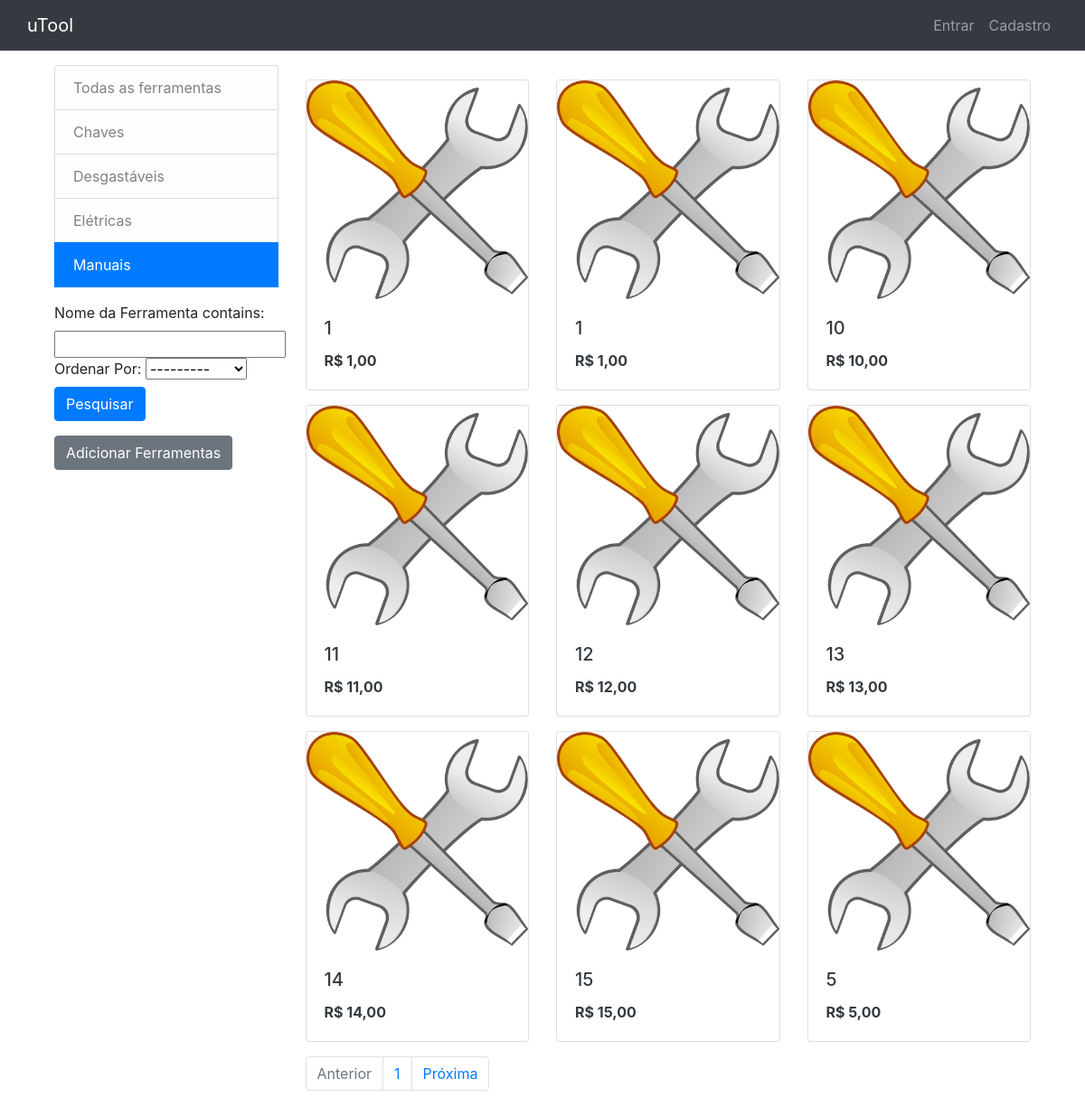
Before: /category/manuais/ with the older database file.
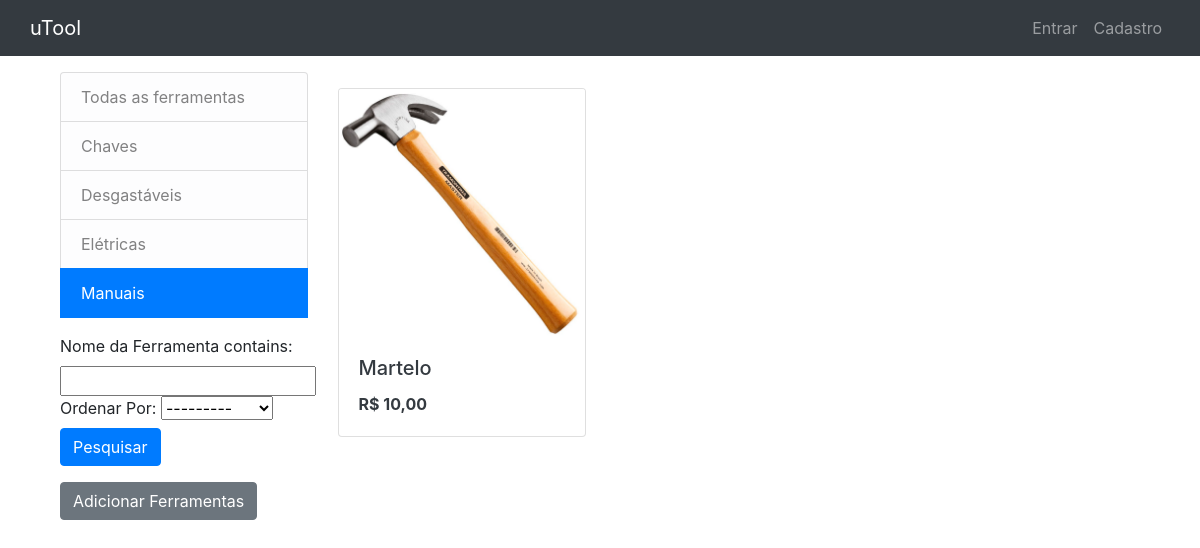
After: the same page with the newer database file.
### tools/models.py (models this page shows, shortened)
class Category(TimeStampedModel):
    name = models.CharField(
        max_length=255,
        unique=True
    )
    slug = AutoSlugField(
        unique=True,
        always_update=False,
        populate_from="name"
    )
    class Meta:
        ordering = ("name",)
        verbose_name = "category"
        verbose_name_plural = "categories"
    def get_absolute_url(self):
        return reverse("pages:list_by_category", kwargs={"slug": self.slug})

class Tool(TimeStampedModel):
    category = models.ForeignKey(
        Category, related_name="tools",
        on_delete=models.CASCADE,
        verbose_name='Categoria da Ferramenta',
    )
    name = models.CharField(
        max_length=255,
        verbose_name='Nome da Ferramenta'
    )
    slug = AutoSlugField(
        unique=True,
        always_update=False,
        populate_from="name"
    )
    image = models.ImageField(
        upload_to="tools/%Y/%m/%d",
        blank=True,
        verbose_name='Imagem',
        default='/tools/2021/03/16/default_tool.jpg'
    )
    description = models.TextField(
        blank=True,
        verbose_name='Descrição'
    )
    price = models.DecimalField(
        max_digits=10,
        decimal_places=2,
        verbose_name='Preço'
    )
    is_available = models.BooleanField(
        default=True,
        verbose_name='Disponível'
    )
    owner = models.ForeignKey(
        MyUserModel,
        on_delete=models.CASCADE
    )
    objects = models.Manager()
    available = AvailableManager()
    class Meta:
        ordering = ("name",)
    def get_absolute_url(self):
        return reverse("pages:detail", kwargs={"slug": self.slug})

### tools/views.py (the view)
# urls.py: path("", ToolListView.as_view(), name="list"),
class ToolListView(ListView):
    category = None
    paginate_by = 9
    def get_queryset(self):
        queryset = ToolFilter(
            self.request.GET,
            queryset=Tool.objects.all()
        ).qs
        category_slug = self.kwargs.get("slug")
        if category_slug:
            self.category = get_object_or_404(Category, slug=category_slug)
            queryset = queryset.filter(category=self.category)
        return queryset
    def get_context_data(self, **kwargs):
        context = super().get_context_data(**kwargs)
        context["category"] = self.category
        context["categories"] = Category.objects.all()
        context["filter"] = ToolFilter(self.request.GET, queryset=self.get_queryset())
        return context

### tools/templatetags/tool_tags.py (called while the page is built)
@register.filter()
def remainder(n):
    return n % 3

### templates/tools/tool_list.html (shortened to what this page needs)
{% extends 'base.html' %}
{% load static %}
{% load crispy_forms_tags %}
{% load tool_tags %}
{% load bootstrap %}
{% block content %}
<div class="container my-3">
    <div class="row">
        <div class="col-lg-3">
            <ul class="list-group mb-3 mb-lg-0">
                <a class="text-decoration-none list-group-item list-group-item-light {% if not category %}active{% endif %}"
                href="{% url 'pages:list' %}">
                Todas as ferramentas
            </a>
            {% for cat in categories %}
            <a class="text-decoration-none list-group-item list-group-item-light {% if category == cat %}active{% endif %}"
            href="{{ cat.get_absolute_url }}">
            {{ cat.name }}
        </a>
            {% endfor %}
    <form method="GET">
        {{ filter.form|bootstrap }}
        <button type="submit" class="btn btn-primary"> Pesquisar </button>
    </form>
    <form method="post">
        {% if user.is_authenticated %}
            {% if user.adress == '' %}
                <button type="button" class="btn btn-secondary" data-toggle="tooltip" data-placement="top" title="Adicione seu endereço ao perfil para adicionar ferramentas!">
                    Adicionar Ferramentas
                </button>
            {% else %}
            <a class="btn btn-primary" href="{% url 'tools:new_tool' %}" >Adicionar Ferramentas</a>
            {% endif %}
        {% else %}
            <button type="button" class="btn btn-secondary" data-toggle="tooltip" data-placement="top" title="Você precisa se cadastrar para adicionar ferramentas!">
                Adicionar Ferramentas
            </button>
        {% endif %}
    </form>
    </ul>
</div>
<div class="col-lg-9">
    <div class="card-deck mb-3">
        {% for tool in tool_list %}
        <div class="card">
            <a href="{{ tool.get_absolute_url }}">
                {% if tool.image %}
                <img class="card-img-top" src="/media/{{tool.image}}" alt="">
                {% else %}
                <img class="card-img-top" src="{% static 'images/no_image.jpg' %}" alt="">
                {% endif %}
            </a>
            <div class="card-body d-flex flex-column justify-content-between">
                <a class="text-decoration-none text-dark" href="{{ tool.get_absolute_url }}">
                    <h5 class="card-title">{{ tool.name }}</h5>
                </a>
                <a class="text-decoration-none text-dark" href="{{ tool.get_absolute_url }}">
                    <p class="card-text font-weight-bold">R$ {{ tool.price }}</p>
                </a>
            </div>
        </div>
            {% if forloop.counter|divisibleby:"3" and not forloop.last %}
    </div>
        <div class="card-deck mb-3">
            {% endif %}
        {% endfor %}
            {% if tool_list|length|remainder == 2 %}
            <div class="card border-0"></div>
            {% elif tool_list|length|remainder == 1 %}
            <div class="card border-0"></div>
            <div class="card border-0"></div>
            {% endif %}
        </div>
    {% if is_paginated %}
    {% include "pagination.html" with page=page_obj %}
    {% endif %}
</div>
</div>
</div>
{% endblock content %}

Changed rows visible on the page:
removed Tool: image (placeholder picture), name "1", price "1,00"
removed Tool: image (placeholder picture), name "1", price "1,00"
removed Tool: image (placeholder picture), name "10", price "10,00"
removed Tool: image (placeholder picture), name "11", price "11,00"
removed Tool: image (placeholder picture), name "12", price "12,00"
removed Tool: image (placeholder picture), name "13", price "13,00"
removed Tool: image (placeholder picture), name "14", price "14,00"
removed Tool: image (placeholder picture), name "15", price "15,00"
removed Tool: image (placeholder picture), name "5", price "5,00"
added Tool: image (picture), name "Martelo", price "10,00"
Other visible differences:
{{ page.number }}: "1" → (not shown)
text no longer shown: "Anterior Próxima"
